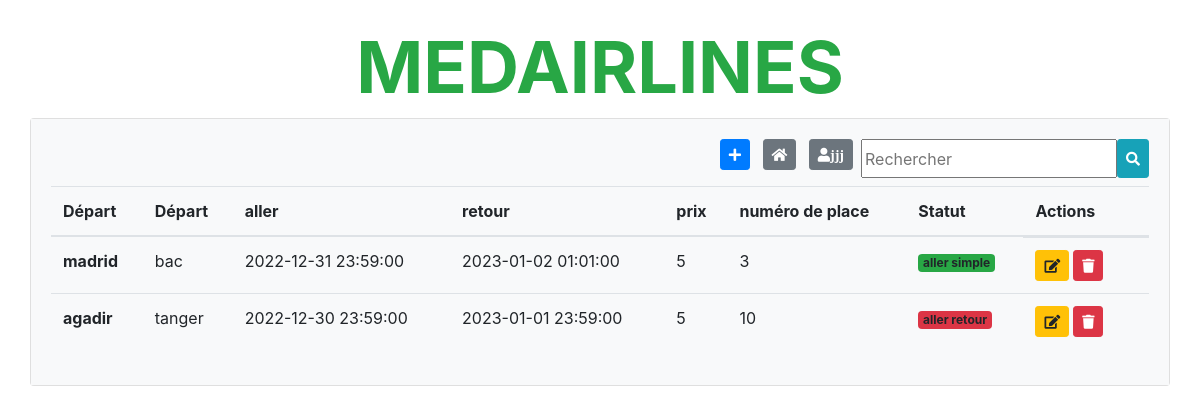
Page /home (signed in) on the committed database.
### tables this page shows
CREATE TABLE `flight` (
  `id` int(11) NOT NULL,
  `Départ` varchar(255) NOT NULL,
  `Destination` varchar(255) NOT NULL,
  `aller` datetime NOT NULL,
  `retour` datetime NOT NULL,
  `prix` int(11) NOT NULL,
  `numero_de_place` int(11) NOT NULL,
  `statut` varchar(255) NOT NULL
);

### controllers/FlightsController.php (called while the page is built, shortened)
<?php
class FlightsController{
    public function getAllFlights(){
        $flights = Flight::getAll();
        return $flights;
    }
}
?>

### controllers/HomeController.php (called while the page is built)
<?php
class HomeController{
    public function index($page){
        include('views/'.$page.'.php');
    }
}
?>

### database/DB.php (called while the page is built)
<?php
class DB{
    static public function connect(){
        $db = new PDO("mysql:host=localhost;dbname=flight","root","");
        $db->exec("set names utf8");
        $db->setAttribute(PDO::ATTR_ERRMODE,PDO::ERRMODE_EXCEPTION);
        return $db;
    }
}
?>

### views/home.php (the view, shortened to what this page needs)
<?php
    if(isset($_POST['find'])){
        $data = new FlightsController();
        $flights = $data->findFlights();
    }else{
    $data = new FlightsController();
    $flights = $data->getAllFlights();
    }
?>
<div class="container">
    <div class="row my-4">
        <div class="col-md-6 mx-auto" ><h1 class="display-3 text-center text-success font-weight-bold"> MEDAIRLINES</h1></div>
       <div class="col-md-15 mx-auto">
            <div class="card">
                <div class="card-body bg-light table-responsive">
                <form method ="POST" class ="float-right mb-2 d-flex flex-row justify-content-between">
                <div>
                        <a href="<?php echo BASE_URL;?>add" class="btn btn-sm btn-primary mr-2 mb-2">
                        <i class ="fas fa-plus"></i>
                        </a>
                        <a href="<?php echo BASE_URL;?>" class="btn btn-sm btn-secondary mr-2 mb-2">
                        <i class ="fas fa-home"></i>
                        </a>
                        <a href="<?php echo BASE_URL;?>logout" title="Déconnexion" class="btn btn-sm btn-secondary mr-2 mb-2">
                        <i class ="fas fa-user"><?php echo $_SESSION['username'];?></i>
                        </a>
                </div>
                            <input type="text" name="search" placeholder="Rechercher">
                            <button class="btn btn-info btn-sm" name="find" type="submit"><i class="fas fa-search"></i></button>
                        </form>
                        <table class="table table-hover">
                    <thead>
                        <tr>
                        <th scope="col">Départ</th>
                        <th scope="col">Départ</th>
                        <th scope="col">aller</th>
                        <th scope="col">retour</th>
                        <th scope="col">prix</th>
                        <th scope="col">numéro de place</th>
                        <th scope="col">Statut</th>
                        <th scope="col">Actions</th>
                        </tr>
                    </thead>
                    <tbody>
                        <?php foreach($flights as $flight):?>
                             <tr>
                                <th scope="row"><?php echo $flight['Départ']; ?></th>
                                <td><?php echo $flight['Destination'];?></td>
                                <td><?php echo $flight['aller'];?></td>
                                <td><?php echo $flight['retour'];?></td>
                                <td><?php echo $flight['prix'];?></td>
                                <td><?php echo $flight['numero_de_place'];?></td>
                                <td>
                                    <?php echo $flight['statut']
                                        ?'<span class="badge bg-success">aller simple</span>'
                                        :
                                        '<span class="badge bg-danger">aller retour</span>';
                                ;?></td>
                                <td class="d-flex flex-row">
                                    <form method="POST" class="mr-1" action="update">
                                        <button class="btn btn-sm btn-warning"><i class="fa fa-edit"></i></button>
                                    </form>
                                    <form method="POST" class="mr-3" action="delete">
                                        <button class="btn btn-sm btn-danger"><i class="fa fa-trash"></i></button>
                                    </form>
                                </td>
                             </tr>
                        <?php endforeach;?>
                    </tbody>
                    </table>
                </div>
            </div>
       </div>
    </div>
</div>

### views/includes/header.php (shortened to what this page needs)
<!DOCTYPE html>
<html>
<head>
    <link rel="stylesheet" href="https://stackpath.bootstrapcdn.com/bootstrap/4.3.1/css/bootstrap.min.css">
    <link rel="stylesheet" type="text/css" href="https://cdnjs.cloudflare.com/ajax/libs/font-awesome/5.10.2/css/all.css">
</head>
<body style="background-image: url('https://maptourisme.ma/wp-content/uploads/2021/03/air-senegal.jpg');"

### index.php (shortened to what this page needs)
<?php
 require_once './autoload.php';
 require_once './controllers/HomeController.php';
require_once './controllers/FlightsController.php';
 require_once './views/includes/header.php';
$home = new HomeController();
$page = ['login','home','add','update','delete','register','logout','homeuser' ,'addpassenger', 'deleterev', 'homecopy', 'allres','showvols'];
if(isset($_SESSION['login']) && $_SESSION['login'] === true){
        if(isset($_GET['page'])){
            if(in_array($_GET['page'],$page)){
                $page = $_GET ['page'];
                $home->index($page);
            }
        }else{
            $home->index('home');
        }
        require_once './views/includes/footer.php';
}else if(isset($_GET['page']) && $_GET['page'] == 'register'){
    $home->index('register');
}else {
    $home->index('login');
}

### autoload.php (shortened to what this page needs)
<?php
function autoload($class_name){
    $array_paths = array(
        'database/',
        'app/classes/',
        'models/',
        'controllers/',
        'views/',
    );
    $parts = explode('\\',$class_name);
    $name = array_pop($parts);
    foreach($array_paths as $path){
        $file = sprintf($path.'%s.php',$name);
        if(is_file($file)){
            include_once $file;
        }
    }
}

### models/Flight.php (shortened to what this page needs)
<?php
class Flight{
   static public function getAll(){
       $stmt = DB::connect()->prepare('SELECT * FROM flight');
       $stmt->execute();
       return $stmt->fetchAll();
   }
}

### views/includes/footer.php (shortened to what this page needs)
</body>
</html>

### rows in the picture
flight: Départ "madrid", Destination "bac", aller "2022-12-31 23:59:00", retour "2023-01-02 01:01:00", prix "5", numero_de_place "3", statut "aller simple"
flight: Départ "agadir", Destination "tanger", aller "2022-12-30 23:59:00", retour "2023-01-01 23:59:00", prix "5", numero_de_place "10", statut "aller retour"

### other values in the picture
$_SESSION['username'] "jjj"
